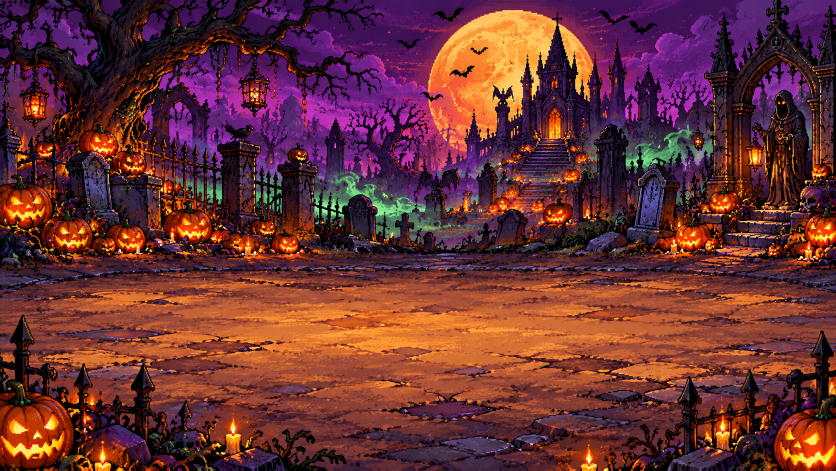
#> input picture tools/wb_in/wb-map-1.png, 1672 x 941 px, found by its file name (shown at 1/2 size); its folder holds 6 pictures in this run
$ python wbassets.py
#> lines starting #> are read from the running program, lines starting #| are printed output that depends on the picture
# b193 Halloween world boss assets: tools/wb_in -> wb/*.webp, fx/wb-*.webp, am/hallow*.webp (all magenta keyed, de-spilled)
import numpy as np,os
from PIL import Image
from scipy import ndimage as nd
P='/home/claude/pixeldeck/';I=P+'tools/wb_in/'
def key(im):
    a=np.asarray(im.convert('RGB')).astype(int);m=(a[...,0]>170)&(a[...,2]>170)&(a[...,1]<130)
    near=nd.binary_dilation(m,iterations=3)&~m;sp=near&(a[...,2]>a[...,1]+40)&(a[...,0]>a[...,1]+40);a=a.copy();a[...,2]=np.where(sp,a[...,1],a[...,2])
    return Image.fromarray(np.dstack([a,np.where(m,0,np.where(sp,190,255))]).astype('uint8'),'RGBA')
def cells(f,n=4):
    im=Image.open(I+f);c=im.width//n;return [key(im.crop((q*c,r*c,q*c+c,r*c+c))) for r in range(n) for q in range(n)]
def strip(fr,size,out,keep=None,q=82):
    # one box for every frame (the union), so nothing jumps; scaled so the longer side is `size`
    bb=[f.getbbox() for f in fr];x0=min(b[0] for b in bb);y0=min(b[1] for b in bb);x1=max(b[2] for b in bb);y1=max(b[3] for b in bb)
    fr=[f.crop((x0,y0,x1,y1)) for f in fr];w,h=x1-x0,y1-y0;k=size/max(w,h);W,H=round(w*k),round(h*k)
    s=Image.new('RGBA',(W*len(fr),H))
    for i,f in enumerate(fr):s.paste(f.resize((W,H),Image.LANCZOS),(i*W,0))
    s.save(P+out,quality=q,method=6);print(out,s.size,os.path.getsize(P+out)//1024,'KB');return W,H
def one(f,size,out):
    im=key(Image.open(I+f));im=im.crop(im.getbbox());k=size/max(im.size);im=im.resize((round(im.width*k),round(im.height*k)),Image.LANCZOS);im.save(P+out,quality=86);print(out,im.size)
for f,o in [('wb-map-1.png','wb/map1.webp'),('wb-map-2.png','wb/map2.webp')]:
    im=Image.open(I+f).convert('RGB');W=1280;H=round(im.height*W/im.width);im=im.resize((W,H),Image.LANCZOS);im.save(P+o,quality=82);print(o,im.size)
#> further down, im is the input picture: PIL image 1672x941 RGB; mean R, G, B 106, 49.9, 51.9
#> after `H = round(im.height * W / im.width)`: H = 720
#> after `im = im.resize((W, H), Image.LANCZOS)`:
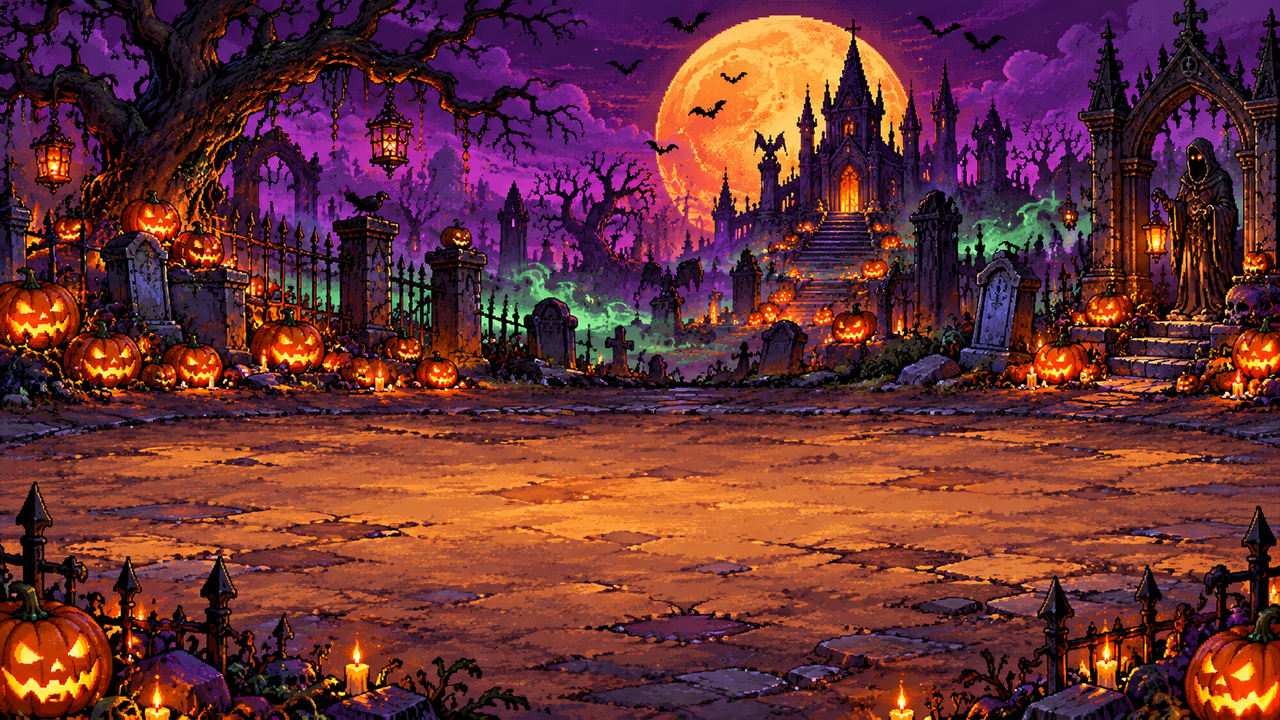
#> im: PIL image 1280x720 RGB; mean R, G, B 106.1, 50, 51.9
#> pass 2 of the loop `for f,o in [('wb-map-1.png','wb/map1.webp'),('wb-map-2.png','wb/map2.w..`:
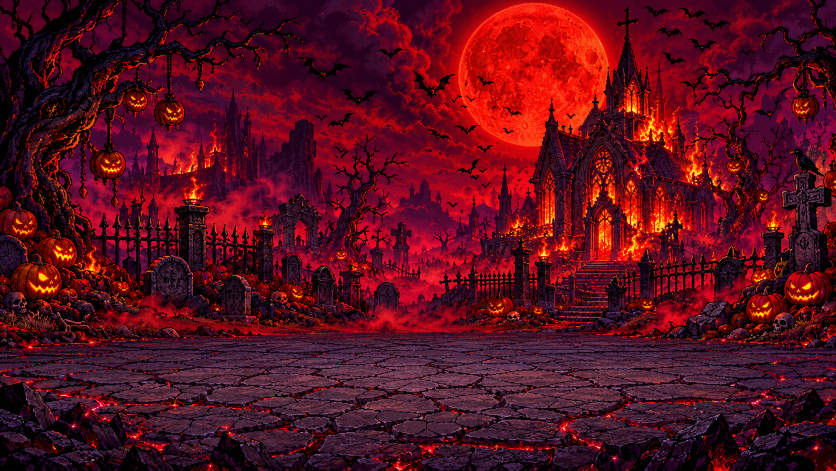
#> input picture tools/wb_in/wb-map-2.png, 1672 x 941 px, found by its file name (shown at 1/2 size)
#> im is the input picture: PIL image 1672x941 RGB; mean R, G, B 88.4, 14, 29.3
#> `im = im.resize((W, H), Image.LANCZOS)`:
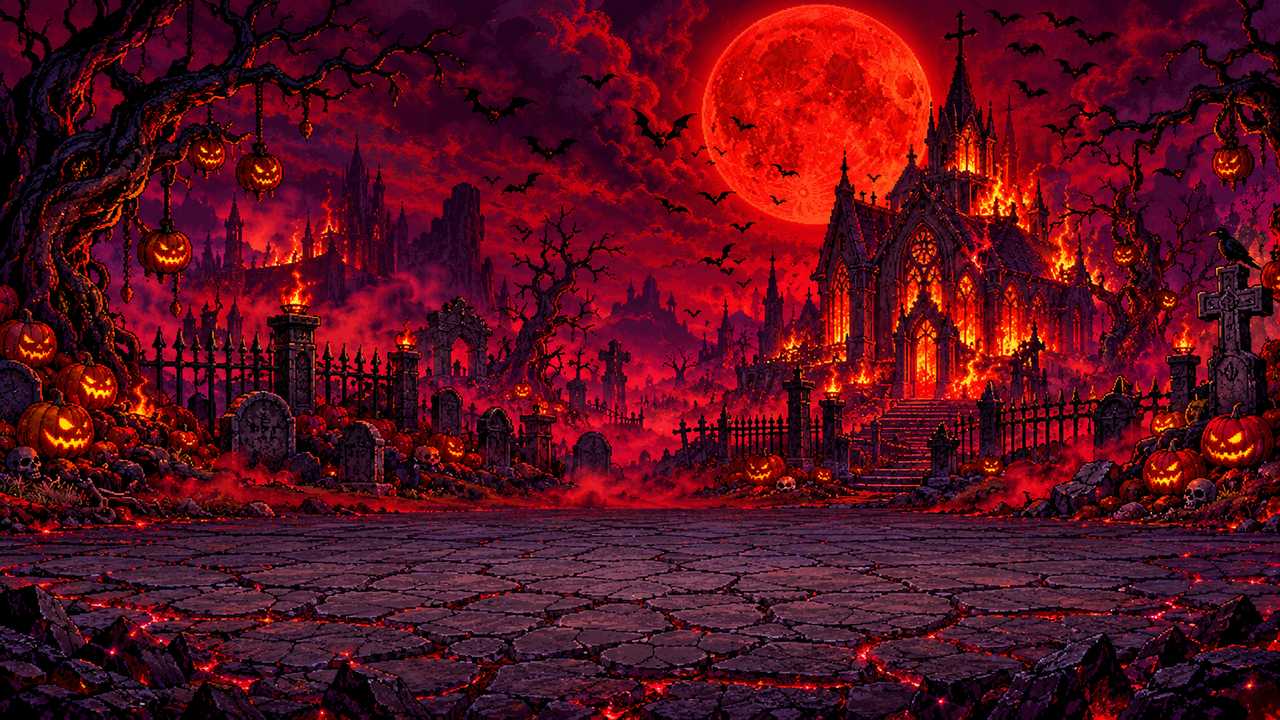
#> im: PIL image 1280x720 RGB; mean R, G, B 88.4, 14.1, 29.3
#> (the run stopped early here; a loop or call above may not have finished)
